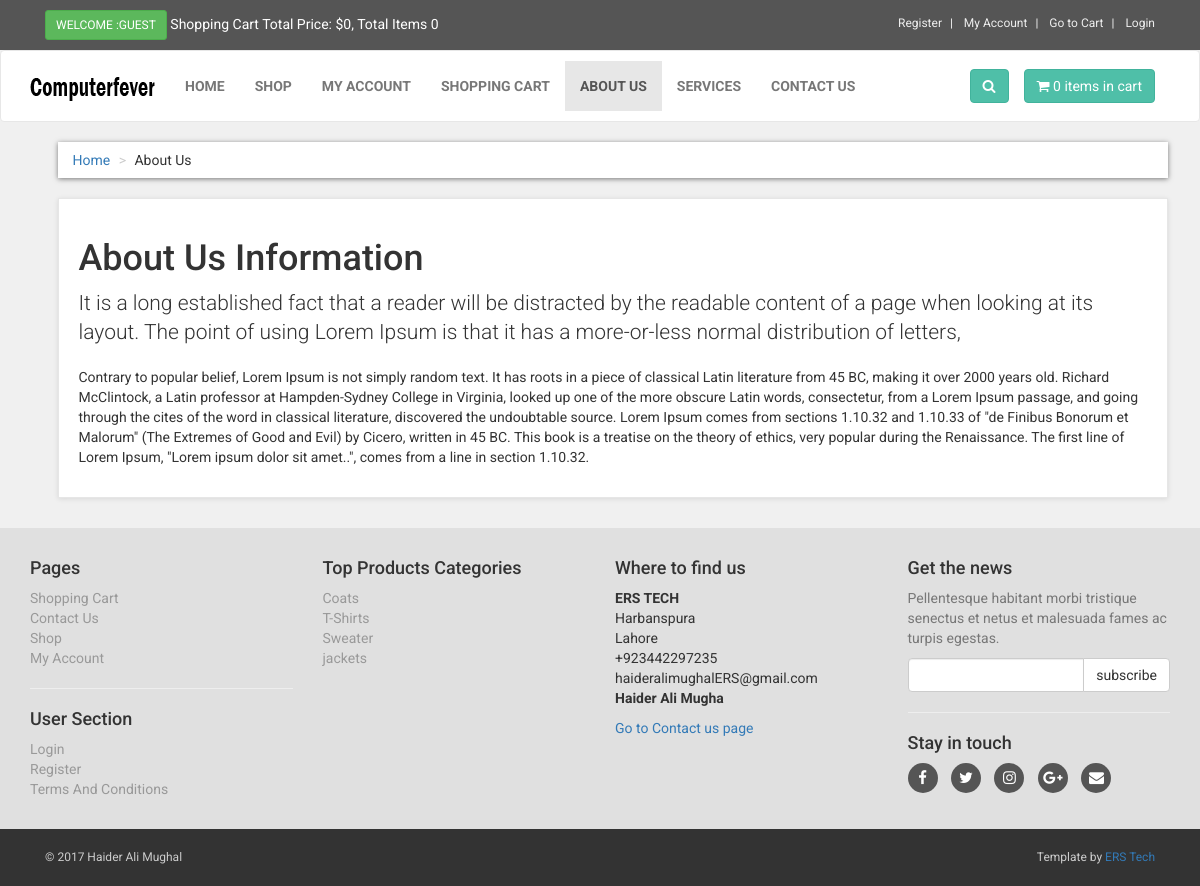
Page /about.php on the committed database.
### tables this page shows
CREATE TABLE IF NOT EXISTS `about_us` (
  `about_id` int(10) NOT NULL,
  `about_heading` text NOT NULL,
  `about_short_desc` text NOT NULL,
  `about_desc` text NOT NULL
);

CREATE TABLE IF NOT EXISTS `product_categories` (
  `p_cat_id` int(10) NOT NULL,
  `p_cat_title` text NOT NULL,
  `p_cat_top` text NOT NULL,
  `p_cat_image` text NOT NULL
);

### about.php (the view, shortened to what this page needs)
<?php
include("includes/db.php");
include("functions/functions.php");
?>
<!DOCTYPE html>
<html>
<head>
<link href="styles/bootstrap.min.css" rel="stylesheet">
<link href="styles/style.css" rel="stylesheet">
<link href="font-awesome/css/font-awesome.min.css" rel="stylesheet">
</head>
<body>
<div id="top">
<div class="container">
<div class="col-md-6 offer">
<a href="#" class="btn btn-success btn-sm" >
<?php
if(!isset($_SESSION['customer_email'])){
echo "Welcome :Guest";
}else{
echo "Welcome : " . $_SESSION['customer_email'] . "";
}
?>
</a>
<a href="#">
Shopping Cart Total Price: <?php total_price(); ?>, Total Items <?php items(); ?>
</a>
</div>
<div class="col-md-6">
<ul class="menu">
<li>
<a href="customer_register.php">
Register
</a>
</li>
<li>
<?php
if(!isset($_SESSION['customer_email'])){
echo "<a href='checkout.php' >My Account</a>";
}
else{
echo "<a href='customer/my_account.php?my_orders'>My Account</a>";
}
?>
</li>
<li>
<a href="cart.php">
Go to Cart
</a>
</li>
<li>
<?php
if(!isset($_SESSION['customer_email'])){
echo "<a href='checkout.php'> Login </a>";
}else {
echo "<a href='logout.php'> Logout </a>";
}
?>
</li>
</ul>
</div>
</div>
</div>
<div class="navbar navbar-default" id="navbar">
<div class="container" >
<div class="navbar-header">
<a class="navbar-brand home" href="index.php" >
<img src="images/logo.png" alt="computerfever logo" class="hidden-xs" >
</a>
</div>
<div class="navbar-collapse collapse" id="navigation" >
<div class="padding-nav" >
<ul class="nav navbar-nav navbar-left">
<li>
<a href="index.php"> Home </a>
</li>
<li>
<a href="shop.php"> Shop </a>
</li>
<li>
<?php
if(!isset($_SESSION['customer_email'])){
echo "<a href='checkout.php' >My Account</a>";
}
else{
echo "<a href='customer/my_account.php?my_orders'>My Account</a>";
}
?>
</li>
<li>
<a href="cart.php"> Shopping Cart </a>
</li>
<li class="active">
<a href="about.php"> About Us </a>
</li>
<li>
<a href="services.php"> Services </a>
</li>
<li>
<a href="contact.php"> Contact Us </a>
</li>
</ul>
</div>
<a class="btn btn-primary navbar-btn right" href="cart.php">
<i class="fa fa-shopping-cart"></i>
<span> <?php items(); ?> items in cart </span>
</a>
<div class="navbar-collapse collapse right">
<button class="btn navbar-btn btn-primary" type="button" data-toggle="collapse" data-target="#search">
<i class="fa fa-search"></i>
</button>
</div>
</div>
</div>
</div>
<div id="content" >
<div class="container" >
<div class="col-md-12" >
<ul class="breadcrumb" >
<li>
<a href="index.php">Home</a>
</li>
<li>About Us</li>
</ul>
</div>
<div class="col-md-12" >
<div class="box" >
<?php
$get_about_us = "select * from about_us";
$run_about_us = mysqli_query($con,$get_about_us);
$row_about_us = mysqli_fetch_array($run_about_us);
$about_heading = $row_about_us['about_heading'];
$about_short_desc = $row_about_us['about_short_desc'];
$about_desc = $row_about_us['about_desc'];
?>
<h1> <?php echo $about_heading; ?> </h1>
<p class="lead"> <?php echo $about_short_desc; ?> </p>
<p> <?php echo $about_desc; ?> </p>
</div>
</div>
</div>
</div>
<?php
include("includes/footer.php");
?>
</body>
</html>

### includes/footer.php (shortened to what this page needs)
<div id="footer">
<div class="container">
<div class="row" >
<div class="col-md-3 col-sm-6" >
<h4>Pages</h4>
<ul>
<li><a href="cart.php">Shopping Cart</a></li>
<li><a href="contact.php">Contact Us</a></li>
<li><a href="shop.php">Shop</a></li>
<li>
<?php
if(!isset($_SESSION['customer_email'])){
echo "<a href='checkout.php' >My Account</a>";
}
else{
echo "<a href='customer/my_account.php?my_orders'>My Account</a>";
}
?>
</li>
</ul>
<hr>
<h4>User Section</h4>
<ul>
<li>
<?php
if(!isset($_SESSION['customer_email'])){
echo "<a href='checkout.php' >Login</a>";
}
else{
echo "<a href='customer/my_account.php?my_orders'>My Account</a>";
}
?>
</li>
<li><a href="customer_register.php">Register</a></li>
<li><a href="terms.php">Terms And Conditions </a></li>
</ul>
</div>
<div class="col-md-3 col-sm-6">
<h4> Top Products Categories </h4>
<ul>
<?php
$get_p_cats = "select * from product_categories";
$run_p_cats = mysqli_query($con,$get_p_cats);
while($row_p_cats = mysqli_fetch_array($run_p_cats)){
$p_cat_id = $row_p_cats['p_cat_id'];
$p_cat_title = $row_p_cats['p_cat_title'];
echo "<li> <a href='shop.php?p_cat=$p_cat_id'> $p_cat_title </a> </li>";
}
?>
</ul>
</div>
<div class="col-md-3 col-sm-6">
<h4>Where to find us</h4>
<p>
<strong>ERS TECH</strong>
<br>Harbanspura
<br>Lahore
<br>+923442297235
<br>haideralimughalERS@gmail.com
<br>
<strong>Haider Ali Mugha</strong>
</p>
<a href="contact.php">Go to Contact us page</a>
</div>
<div class="col-md-3 col-sm-6">
<h4>Get the news</h4>
<p class="text-muted">
Pellentesque habitant morbi tristique senectus et netus et malesuada fames ac turpis egestas.
</p>
<form action="https://feedburner.google.com/fb/a/mailverify" method="post" target="popupwindow" onsubmit="window.open('https://feedburner.google.com/fb/a/mailverify?uri=computerfever', 'popupwindow', 'scrollbars=yes,width=550,height=520');return true">
<div class="input-group">
<input type="text" class="form-control" name="email">
<span class="input-group-btn">
<input type="submit" value="subscribe" class="btn btn-default">
</span>
</div>
</form>
<hr>
<h4> Stay in touch </h4>
<p class="social">
<a href="https://web.facebook.com/ERSTechnology/"><i class="fa fa-facebook"></i></a>
<a href="#"><i class="fa fa-twitter"></i></a>
<a href="#"><i class="fa fa-instagram"></i></a>
<a href="#"><i class="fa fa-google-plus"></i></a>
<a href="#"><i class="fa fa-envelope"></i></a>
</p>
</div>
</div>
</div>
</div>
<div id="copyright">
<div class="container" >
<div class="col-md-6" >
<p class="pull-left"> &copy; 2017 Haider Ali Mughal</p>
</div>
<div class="col-md-6" >
<p class="pull-right" >
Template by <a href="http://www.erstechno.com" >ERS Tech</a>
</p>
</div>
</div>
</div>

### styles/style.css (style rules this page uses)
body { font-family: "Roboto", Helvetica, Arial, sans-serif; font-size: 14px; line-height: 1.42857143; color: #333333; background-color: #f0f0f0; overflow-x: hidden; }
#top { background: #555555; padding: 10px 0; }
#top .offer { color: #fff; }
#top .offer .btn { text-transform: uppercase; }
#top a { color: #fff; }
#top ul.menu { padding-top: 5px; margin: 0; text-align: right; font-size: 12px; list-style: none; }
#top ul.menu > li { display: inline-block; }
#top ul.menu > li a { color: #eeeeee; }
#top ul.menu > li + li:before { content: "|\00a0"; padding: 0 5px; color: #f7f7f7; }
.navbar { background:white; }
.navbar-collapse .right { float:right; }
.navbar-brand { float:left; padding: 10px 15px; font-size:18px; line-height:20px; height:70px; }
.navbar ul.nav > li > a { text-transform:uppercase; font-weight:bold; font-size:14px; }
.padding-nav { padding-top:10px; }
.btn-primary { color:rgb(255, 255, 255); background-color:rgb(79, 191, 168); border-color:rgb(65, 179, 156); }
.box { background: #fff; margin: 0 0 30px; border: solid 1px #e6e6e6; box-sizing: border-box; padding:20px; box-shadow: 0 1px 5px rgba(0, 0, 0, 0.1); }
#content { padding-left:25px; }
.breadcrumb { padding: 8px 15px; margin-bottom:20px; background-color: #ffffff; border-radius: 0; box-shadow: 0 1px 5px rgba(0, 0, 0, 0.5); }
.breadcrumb > li + li:before { content: ">\00a0"; color:#cccccc; }
#footer { background: #e0e0e0; padding: 20px 0; }
#footer ul { padding-left: 0; list-style: none; }
#footer ul a { color:#999999; padding: 20px 0; }
#footer .social { text-align: left; }
#footer .social a { margin: 0 10px 0 0; color: #fff; display: inline-block; width: 30px; height: 30px; border-radius: 15px; line-height: 30px; font-size: 15px; text-align: center; transition: all 0.2s ease-out; vertical-align: bottom; background-color:#555555; }
#copyright { background:#333; color:#ccc; padding:20px 0; font-size:12px; }
#copyright p { margin: 0; }

### rows in the picture
about_us: about_heading "About Us Information", about_short_desc "It is a long established fact that a reader will be distracted by the readable content of a page when looking at its layout. The point of using Lorem Ipsum is that it has a more-or-less normal distribution of letters,", about_desc "Contrary to popular belief, Lorem Ipsum is not simply random text. It has roots in a piece of classical Latin literature from 45 BC, making it over 2000 years old. Richard McClintock, a Latin professor at Hampden-Sydney College in Virginia, looked up one of the more obscure Latin words, consectetur, from a Lorem Ipsum passage, and going through the cites of the word in classical literature, discovered the undoubtable source. Lorem Ipsum comes from sections 1.10.32 and 1.10.33 of \"de Finibus Bonorum et Malorum\" (The Extremes of Good and Evil) by Cicero, written in 45 BC. This book is a treatise on the theory of ethics, very popular during the Renaissance. The first line of Lorem Ipsum,…"
product_categories: p_cat_title "Coats"
product_categories: p_cat_title "T-Shirts"
product_categories: p_cat_title "Sweater"
product_categories: p_cat_title "jackets"

### other values in the picture
$total "0"
$count_items "0 0"
